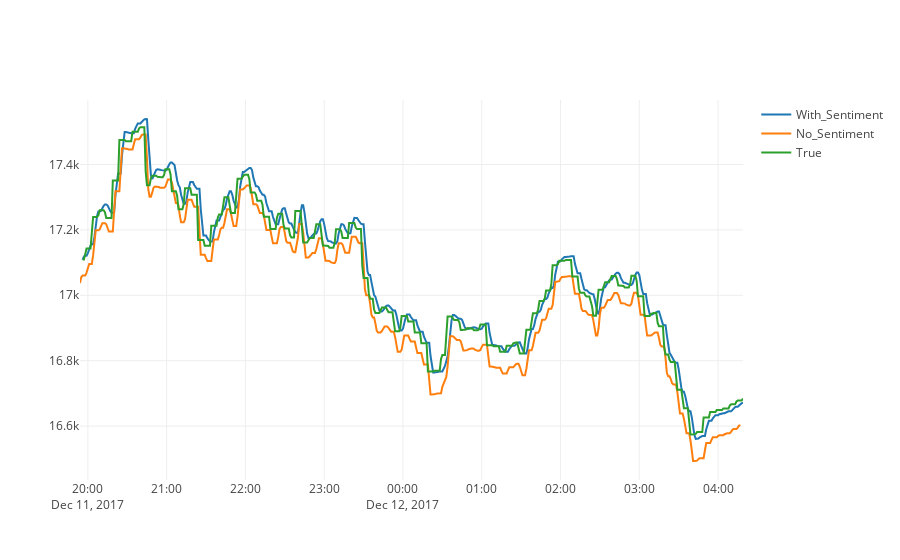

This figure's notebook cell:
### Code cell
btc_1_trace = go.Scatter(x=datag.index.values[3605-1078-1:][0:500], y=yhat_inverse_sent.reshape(1078)[0:500], name= 'With_Sentiment')
btc_2_trace = go.Scatter(x=datag.index.values[3605-1080-1:][0:500], y=yhat_inverse_1.reshape(1080)[0:500], name= 'No_Sentiment')
btc_3_trace = go.Scatter(x=datag.index.values[3605-1078-1:][0:500], y=testY_inverse_sent.reshape(1078)[0:500], name= 'True')
py.iplot([btc_1_trace,btc_2_trace,btc_3_trace])

### Figure 1 — Plotly figure (JSON) as saved in the notebook; plotly's stock layout.template omitted (floating-point values rounded to 4 significant figures; data arrays with more than 128 entries replaced by an {"elided": "..."} marker saying what was removed)
{"data": [{"name": "With_Sentiment", "type": "scatter", "x": {"elided": "500 str values"}, "y": {"elided": "500 float values"}}, {"name": "No_Sentiment", "type": "scatter", "x": {"elided": "500 str values"}, "y": {"elided": "500 float values"}}, {"name": "True", "type": "scatter", "x": {"elided": "500 str values"}, "y": {"elided": "500 float values"}}], "layout": {}}
